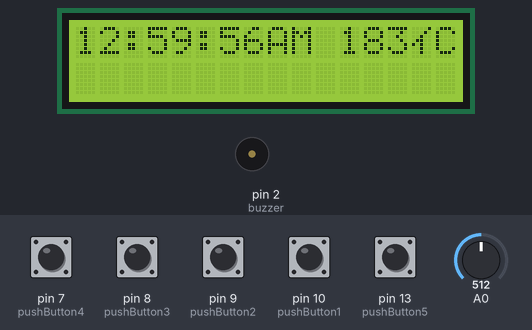
This sketch was run on a simulated Arduino Uno, built with avr-gcc and run on an emulated ATmega328P. On the bench: 16×2 character LCD, buzzer (waves = sounding). The test bench sets the inputs (shaded band); at power-on: pin 7 (pushButton4), pin 8 (pushButton3), pin 9 (pushButton2), pin 10 (pushButton1), pin 13 (pushButton5) LOW, A0 = 512.

Above: at 1.2 s.
1.3 s: pin 9 (pushButton2) pulled HIGH for 0.25 s
At 1.8 s:
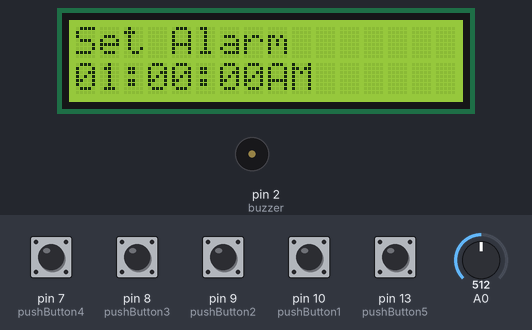
3.8 s: pin 10 (pushButton1) pulled HIGH for 0.25 s
At 6.0 s:
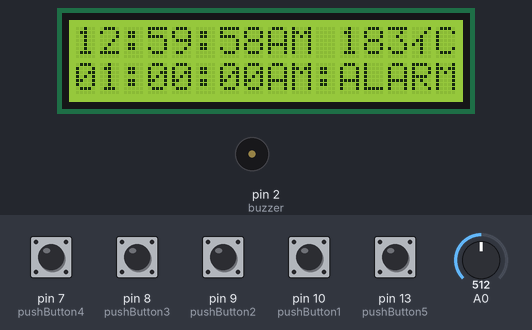
6.6 s: pin 7 (pushButton4) pulled HIGH for 0.25 s
At 7.13 s:
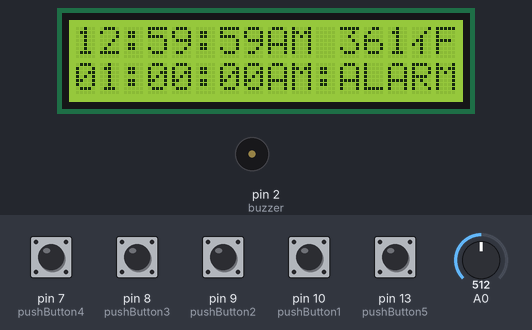
9.1 s: pin 8 (pushButton3) pulled HIGH for 0.25 s
At 9.42 s:
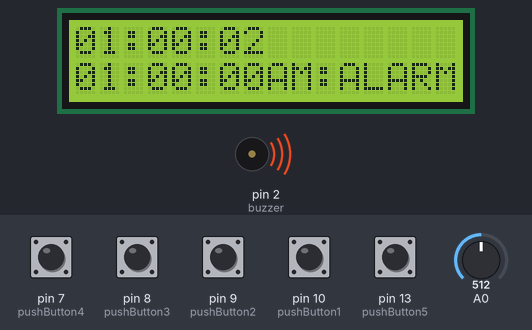
11.2 s: pin 10 (pushButton1) pulled HIGH for 1 s
At 11.69 s:
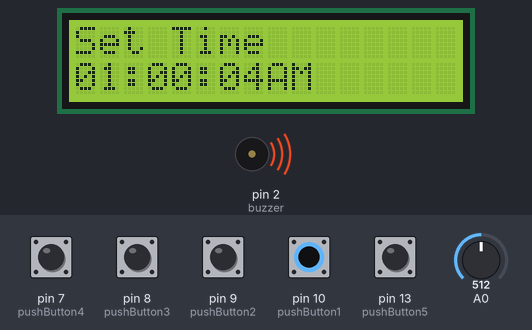
13.7 s: pin 8 (pushButton3) pulled HIGH for 0.25 s
At 15.1 s:
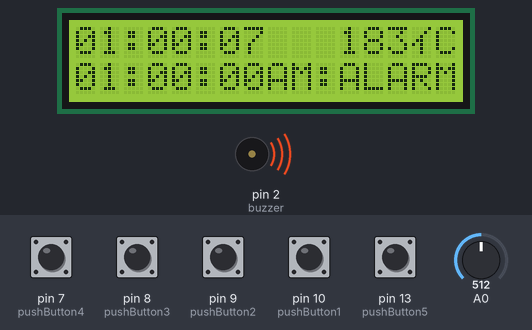
Timing chart, 0 to 16.7 s (numbered marks = the images above; inputs shaded):
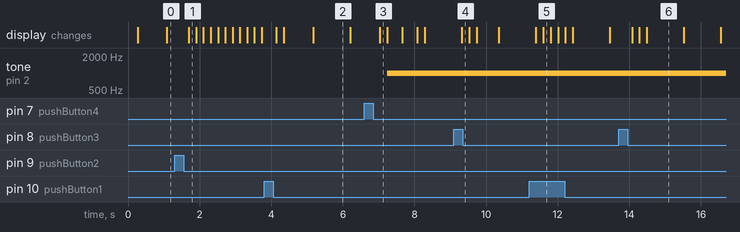

Measured:
- after the input at 1.3 s, the display: changes after 0.40 s (image 1)
- after the input at 3.8 s, the display: first changes after 0.34 s (image 2 shows a later state)
- after the input at 6.6 s, the display: changes after 0.43 s (image 3)
- after the input at 9.1 s, the display: changes after 0.22 s (image 4)
- after the input at 11.2 s, the display: first differs from a run without the input after 0.40 s (image 5)
- after the input at 13.7 s, the display: first changes after 0.38 s (image 6 shows a later state)
- what the display in image 6 shows lasts 1.0 s, from 14.5 s to 15.5 s

The sketch:

embedded_alarm_clock_arduino.ino
```cpp
#include <LiquidCrystal.h>


const int rs=12, en=11, d5=6, d6=5, d7=4, d8=3;
LiquidCrystal lcd(rs,en,d5,d6,d7,d8);

const int buzzer = 2;
const int pushButton1 = 10;
const int pushButton2 = 9;
const int pushButton3 = 8;
const int pushButton4 = 7;
const int pushButton5 = 13;

int buttonState1;
int buttonState2;
int buttonState3;
int buttonState4;

int mode = 0;

int degree = 0;
float realDegree = 0.0;

int isAlarm = 0;
int fahr = 0;
int mode24 = 0;

int hh = 12;
int mm = 59;
int ss = 55;
int mls = 0;
int lastTime = 0;
int now;
int ampm = 0;

int hhAlarm = 1;
int mmAlarm = 0;
int ssAlarm = 0;
int ampmAlarm = 0;

int blinkState = 0;

///////////////////////////////SETUP///////////////////////
void setup()
{
  lcd.begin(16,2);
  pinMode(pushButton1, INPUT);
  pinMode(pushButton2, INPUT);
  pinMode(pushButton3, INPUT);
  pinMode(pushButton4, INPUT);
  pinMode(pushButton5, INPUT);
  pinMode(buzzer, OUTPUT);

  Serial.begin(9600);

}

//////////////////////////LOOP//////////////////////////////
void loop()
{

  if(mode==0)
  {
    if(mode24==0)
    {
      clock();
      printDegree();
      if(digitalRead(pushButton5)==1)
         {
           noTone(buzzer);
           mmAlarm = mmAlarm+5;
         }
    }

    else if(mode24==1)
    {
      clock24();
      printDegree();
      if(digitalRead(pushButton5)==1)
         {
           noTone(buzzer);
           mmAlarm = mmAlarm+5;
         }
    }

  }

  else if(mode==1)
  {
    setTime();
  }

  else if(mode==2)
  {
    setAlarm();
  }

  else if(mode==3)
  {
    if(mode24==0){mode24=1;}
    else if(mode24==1){mode24=0;}
    mode = 0;
    lcd.clear();
  }

  else if(mode==4)
  {
    if(fahr==0){fahr=1;}
    else if(fahr==1){fahr=0;}
    mode = 0;
  }

}

////////////////////CHECK FOR STATE UPDATE/////////////////
void checkState(){
  buttonState1=digitalRead(pushButton1);
  buttonState2=digitalRead(pushButton2);
  buttonState3=digitalRead(pushButton3);
  buttonState4=digitalRead(pushButton4);
  if(buttonState1|buttonState2|buttonState3|buttonState4) {
     if(buttonState1==1){
       mode=1;
     }
     if(buttonState2==1){
       mode=2;
     }
     if(buttonState3==1){
       mode=3;
     }
     if(buttonState4==1){
       mode=4;
     }
    }
     else {
       mode=0;
    }
}

/////////////////////////PRINT DEGREE/////////////////////////
void printDegree()
{
  degree = analogRead(0);
  realDegree = degree * 4.68;
  realDegree /= 1024.0;
  int finalDegree = (realDegree - 0.5) * 100;

  if(fahr==1){finalDegree = finalDegree*1.8 + 32;}

  if(finalDegree <= -10)
  {
    //lcd.clear();
    lcd.setCursor(11,0);
    lcd.print(finalDegree);
  }
  if(finalDegree <= 0 && finalDegree > -10)
  {
    //lcd.clear();
    lcd.setCursor(11,0);
    lcd.print("  ");
    lcd.setCursor(12,0);
    lcd.print(finalDegree);
  }
  if(finalDegree > 0 && finalDegree < 10)
  {
    //lcd.clear();
    lcd.setCursor(11,0);
    lcd.print("  ");
    lcd.setCursor(13,0);
    lcd.print(finalDegree);
  }
  if(finalDegree >= 10)
  {
    //lcd.clear();
    lcd.setCursor(11,0);
    lcd.print(" ");
    lcd.setCursor(12,0);
    lcd.print(finalDegree);
  }
  if(finalDegree >=100)
  {
    //lcd.clear();
    lcd.setCursor(11,0);
    lcd.print(finalDegree);
  }

  lcd.setCursor(14,0);
  lcd.print(char(178));
  lcd.setCursor(15,0);
  if(fahr==0){lcd.print("C");}
  if(fahr==1){lcd.print("F");}
}

///////////////////////////////CLOCK//////////////////////////
void clock()
{
  lcd.setCursor(0,0);
  if(hh<10)lcd.print("0");
  lcd.print(hh);lcd.print(":");
  if(mm<10)lcd.print("0");
  lcd.print(mm);lcd.print(":");
  if(ss<10)lcd.print("0");
  lcd.print(ss);

  if(ampm==0)lcd.print("AM");
  if(ampm==1)lcd.print("PM");


  if(isAlarm==1)
  {
     lcd.setCursor(0,1);
     if(hhAlarm<10)lcd.print("0");
     lcd.print(hhAlarm);
     lcd.print(":");
     if(mmAlarm<10)lcd.print("0");
     lcd.print(mmAlarm);
     lcd.print(":");
     if(ssAlarm<10)lcd.print("0");
     lcd.print(ssAlarm);
     if(ampmAlarm==0) lcd.print("AM");
     if(ampmAlarm==1) lcd.print("PM");
     lcd.print(":ALARM");
     lcd.setCursor(0,0);
  }

  checkState();
  delay(200);
  runClock(&hh, &mm, &ss, &now, &lastTime, &mls, &ampm);
}

//////////////////////////////CLOCK-24//////////////////////
void clock24()
{
  lcd.setCursor(0,0);
  if(ampm==0)
  {
    if(hh<10){lcd.print("0");}
    if(hh==12){lcd.print("00");}
    else{lcd.print(hh);}
    lcd.print(":");
    if(mm<10)lcd.print("0");
    lcd.print(mm);lcd.print(":");
    if(ss<10)lcd.print("0");
    lcd.print(ss);
  }

  else if(ampm==1)
  {
    if(hh==12){lcd.print(hh);}
    else{lcd.print(hh+12);}
    lcd.print(":");
    if(mm<10)lcd.print("0");
    lcd.print(mm);lcd.print(":");
    if(ss<10)lcd.print("0");
    lcd.print(ss);
  }

  if(isAlarm==1)
  {
     lcd.setCursor(0,1);
     if(hhAlarm<10)lcd.print("0");
     lcd.print(hhAlarm);
     lcd.print(":");
     if(mmAlarm<10)lcd.print("0");
     lcd.print(mmAlarm);
     lcd.print(":");
     if(ssAlarm<10)lcd.print("0");
     lcd.print(ssAlarm);
     if(ampmAlarm==0) lcd.print("AM");
     if(ampmAlarm==1) lcd.print("PM");
     lcd.print(":ALARM");
     lcd.setCursor(0,0);
  }

  checkState();
  delay(200);
  runClock(&hh, &mm, &ss, &now, &lastTime, &mls, &ampm);
}


///////////////////////////RUN CLOCK FUNCTION///////////////////
void runClock(int* _hh,int* _mm, int* _ss, int* _now, int* _lastTime, int* _mls, int* _ampm)
{
 *_now=(millis());
 *_mls+=(*_now-*_lastTime);
 *_lastTime=*_now;

 if(*_mls >= 1000){
  *_ss=*_ss+1;
  *_mls=0;
  }
 if(*_ss >= 60){
   *_mm=*_mm+1;
   *_ss=0;
  }
 if(*_mm >= 60){
    *_hh=*_hh+1;
   	*_mm=0;

      if(*_hh == 12){
    if(*_ampm==0)*_ampm=1;
    else if(*_ampm==1)*_ampm=0;
    }
  }

  if(*_hh>=13){
    *_hh=1;
  }


  if(isAlarm)checkAlarm();
}

/////////////////////////////SET TIME///////////////////////////
void setTime() {
  int *main_var;
  int X, Y;
  lcd.clear();

  int changingValue = 1;
  while(true)
  {
    lcd.setCursor(0,0);
  	lcd.print("Set Time");
  	lcd.setCursor(0,1);
  	if(hh<10)lcd.print("0");
  	lcd.print(hh);
  	lcd.print(":");
  	if(mm<10)lcd.print("0");
  	lcd.print(mm);
  	lcd.print(":");
  	if(ss<10)lcd.print("0");
  	lcd.print(ss);

  	if(ampm==0) lcd.print("AM");
  	if(ampm==1) lcd.print("PM");

   	buttonState1=digitalRead(pushButton1);
  	buttonState2=digitalRead(pushButton2);
  	buttonState3=digitalRead(pushButton3);
  	buttonState4=digitalRead(pushButton4);

    if(buttonState1==1){
      mode=0;
      delay(200);
      break;
    }
    if(buttonState3==1){
      if(changingValue==3)changingValue=0;
      changingValue+=1;
      delay(200);
    }
    if(changingValue==1){
      main_var = &hh;
      X = 0;
      Y = 1;

      if(digitalRead(pushButton2)==1){
        hh+=1;
        if(hh==13)hh=1;
        delay(200);
      }
    }
    if(changingValue==2){
      main_var = &mm;
      X = 3;
      Y = 1;

      if(digitalRead(pushButton2)==1){
        mm+=1;
        if(mm==60)mm=0;
        delay(200);
      }
    }
    if(changingValue==3){
      main_var = &ss;
      X = 6;
      Y = 1;

      if(digitalRead(pushButton2)==1){
        ss+=1;
        if(ss==60)ss=0;
        delay(200);
      }
    }
    if(buttonState4==1){
      if(ampm==0)ampm=1;
      else if(ampm==1)ampm=0;
      delay(200);
    }
    blink(*main_var,X,Y);
	runClock(&hh, &mm, &ss, &now, &lastTime, &mls, &ampm);
  }
    lcd.clear();
}


//////////////////////////SET ALARM//////////////////////
void setAlarm() {
  int *main_var;
  int X, Y;
  lcd.clear();

  int changingValue = 1;
  while(true)
  {
    lcd.setCursor(0,0);
  	lcd.print("Set Alarm");
  	lcd.setCursor(0,1);
  	if(hhAlarm<10)lcd.print("0");
  	lcd.print(hhAlarm);
  	lcd.print(":");
  	if(mmAlarm<10)lcd.print("0");
  	lcd.print(mmAlarm);
  	lcd.print(":");
  	if(ssAlarm<10)lcd.print("0");
  	lcd.print(ssAlarm);

  	if(ampmAlarm==0) lcd.print("AM");
  	if(ampmAlarm==1) lcd.print("PM");

   	buttonState1=digitalRead(pushButton1);
  	buttonState2=digitalRead(pushButton2);
  	buttonState3=digitalRead(pushButton3);
  	buttonState4=digitalRead(pushButton4);

    if(buttonState1==1){
      mode=0;
      delay(200);
      break;
    }
    if(buttonState3==1){
      if(changingValue==3)changingValue=0;
      changingValue+=1;
      delay(200);
    }
    if(changingValue==1){
      main_var=&hhAlarm;
      X = 0;
      Y = 1;

      if(digitalRead(pushButton2)==1){
        hhAlarm+=1;
        if(hhAlarm==13)hhAlarm=1;
        delay(200);
      }
    }
    if(changingValue==2){
      main_var=&mmAlarm;
      X = 3;
      Y = 1;

      if(digitalRead(pushButton2)==1){
        mmAlarm+=1;
        if(mmAlarm==60)mmAlarm=0;
        delay(200);
      }
    }
    if(changingValue==3){
      main_var=&ssAlarm;
      X = 6;
      Y = 1;

      if(digitalRead(pushButton2)==1){
        ssAlarm+=1;
        if(ssAlarm==60)ssAlarm=0;
        delay(200);
      }
    }
    if(buttonState4==1){
      if(ampmAlarm==0)ampmAlarm=1;
      else if(ampmAlarm==1)ampmAlarm=0;
      delay(200);
    }
    blink(*main_var,X,Y);
  }
  isAlarm=1;
  lcd.clear();

  runClock(&hh, &mm, &ss, &now, &lastTime, &mls, &ampm);
}

//////////////////////CHECK ALARM AND BUZZER////////////////
void checkAlarm(){
  if(hh==hhAlarm & mm==mmAlarm & ss==ssAlarm & ampm==ampmAlarm){
    tone(buzzer, 1000);
    //isAlarm=false;
    lcd.clear();
  }
}


////////////////////////BLINK FUNCTION////////////////////
void blink(int main_var, int X, int Y){
  lcd.setCursor(X, Y);
  	if(blinkState == 0){
  	  if(main_var<10)lcd.print("0");
  	  lcd.print(main_var);
  	  delay(200);
  	}
  	if(blinkState == 1){
 	  lcd.print("  ");
 	  delay(200);
    }
  	blinkState=(blinkState+1)%2;
}
```
